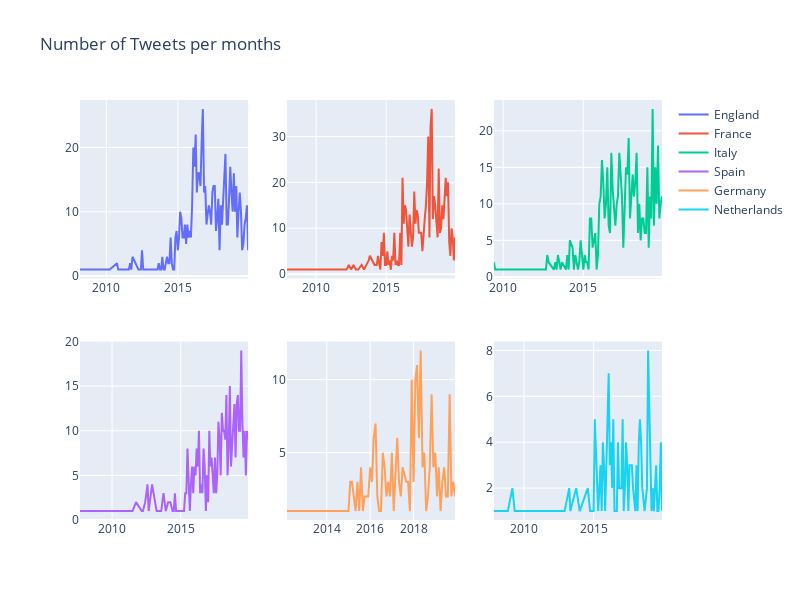

The code cell stored with this chart in its notebook:
### Code cell
fig = make_subplots(rows=2, cols=3)

fig.add_trace(
    go.Line(x=df.loc[df['label'] == 'en'].groupby('date_M').count().index, 
            y=df.loc[df['label'] == 'en'].groupby('date_M').count()['author.name'].values,
            name='England'),
    row=1, col=1
)

fig.add_trace(
    go.Line(x=df.loc[df['label'] == 'fr'].groupby('date_M').count().index, 
            y=df.loc[df['label'] == 'fr'].groupby('date_M').count()['author.name'].values,
            name='France'),
    row=1, col=2
)

fig.add_trace(
    go.Line(x=df.loc[df['label'] == 'it'].groupby('date_M').count().index, 
            y=df.loc[df['label'] == 'it'].groupby('date_M').count()['author.name'].values,
            name='Italy'),
    row=1, col=3
)

fig.add_trace(
    go.Line(x=df.loc[df['label'] == 'es'].groupby('date_M').count().index, 
            y=df.loc[df['label'] == 'es'].groupby('date_M').count()['author.name'].values,
            name='Spain'),
    row=2, col=1
)

fig.add_trace(
    go.Line(x=df.loc[df['label'] == 'de'].groupby('date_M').count().index, 
            y=df.loc[df['label'] == 'de'].groupby('date_M').count()['author.name'].values,
            name='Germany'),
    row=2, col=2
)

fig.add_trace(
    go.Line(x=df.loc[df['label'] == 'nl'].groupby('date_M').count().index, 
            y=df.loc[df['label'] == 'nl'].groupby('date_M').count()['author.name'].values,
            name='Netherlands'),
    row=2, col=3
)

fig.update_layout(height=600, width=800, title_text="Number of Tweets per months")
fig.show()

### Figure 1 — Plotly figure (JSON) as saved in the notebook; plotly's stock layout.template omitted (floating-point values rounded to 4 significant figures)
{"data": [{"name": "England", "type": "scatter", "x": ["2008-03", "2008-08", "2008-11", "2009-09", "2010-03", "2010-04", "2010-10", "2010-11", "2011-07", "2011-08", "2011-09", "2011-10", "2011-11", "2012-04", "2012-06", "2012-07", "2012-08", "2012-09", "2012-10", "2013-03", "2013-04", "2013-08", "2013-09", "2013-10", "2013-11", "2013-12", "2014-01", "2014-02", "2014-03", "2014-04", "2014-05", "2014-06", "2014-07", "2014-08", "2014-09", "2014-10", "2014-11", "2014-12", "2015-01", "2015-02", "2015-03", "2015-04", "2015-05", "2015-06", "2015-07", "2015-08", "2015-09", "2015-10", "2015-11", "2015-12", "2016-01", "2016-02", "2016-03", "2016-04", "2016-05", "2016-06", "2016-07", "2016-08", "2016-09", "2016-10", "2016-11", "2016-12", "2017-01", "2017-02", "2017-03", "2017-04", "2017-05", "2017-06", "2017-07", "2017-08", "2017-09", "2017-10", "2017-11", "2017-12", "2018-01", "2018-02", "2018-03", "2018-04", "2018-05", "2018-06", "2018-07", "2018-08", "2018-09", "2018-10", "2018-11", "2018-12", "2019-01", "2019-02", "2019-03", "2019-04", "2019-05", "2019-06", "2019-07", "2019-08", "2019-09", "2019-10", "2019-11", "2019-12"], "xaxis": "x", "y": [1, 1, 1, 1, 1, 1, 2, 1, 1, 1, 2, 1, 3, 1, 1, 4, 1, 1, 1, 1, 1, 1, 2, 1, 1, 3, 1, 1, 2, 3, 2, 2, 6, 2, 1, 1, 6, 7, 4, 6, 10, 9, 6, 6, 8, 5, 8, 6, 7, 6, 11, 20, 17, 22, 13, 16, 16, 14, 21, 26, 13, 14, 8, 10, 11, 10, 8, 13, 14, 14, 7, 9, 12, 4, 11, 8, 12, 14, 19, 8, 8, 12, 17, 13, 10, 16, 10, 14, 6, 10, 13, 10, 4, 5, 8, 9, 11, 4], "yaxis": "y"}, {"name": "France", "type": "scatter", "x": ["2007-12", "2010-10", "2011-04", "2012-03", "2012-05", "2012-07", "2012-09", "2012-11", "2013-01", "2013-04", "2013-06", "2013-10", "2013-11", "2014-03", "2014-04", "2014-05", "2014-06", "2014-08", "2014-09", "2014-10", "2014-11", "2014-12", "2015-01", "2015-02", "2015-03", "2015-04", "2015-05", "2015-06", "2015-07", "2015-08", "2015-09", "2015-10", "2015-11", "2015-12", "2016-01", "2016-02", "2016-03", "2016-04", "2016-05", "2016-06", "2016-07", "2016-08", "2016-09", "2016-10", "2016-11", "2016-12", "2017-01", "2017-02", "2017-03", "2017-04", "2017-05", "2017-06", "2017-07", "2017-08", "2017-09", "2017-10", "2017-11", "2017-12", "2018-01", "2018-02", "2018-03", "2018-04", "2018-05", "2018-06", "2018-07", "2018-08", "2018-09", "2018-10", "2018-11", "2018-12", "2019-01", "2019-02", "2019-03", "2019-04", "2019-05", "2019-06", "2019-07", "2019-08", "2019-09", "2019-10", "2019-11", "2019-12"], "xaxis": "x2", "y": [1, 1, 1, 1, 2, 1, 2, 1, 1, 2, 1, 3, 4, 2, 2, 2, 4, 1, 7, 4, 9, 2, 2, 5, 2, 3, 1, 4, 3, 9, 2, 3, 2, 2, 9, 2, 21, 11, 15, 14, 10, 6, 13, 9, 6, 8, 18, 11, 14, 13, 9, 9, 9, 5, 10, 12, 15, 20, 30, 8, 32, 36, 12, 17, 15, 11, 8, 23, 9, 10, 15, 12, 17, 21, 17, 20, 7, 4, 10, 8, 3, 8], "yaxis": "y2"}, {"name": "Italy", "type": "scatter", "x": ["2009-06", "2009-07", "2011-01", "2011-04", "2011-11", "2012-05", "2012-08", "2012-09", "2012-10", "2012-11", "2013-03", "2013-04", "2013-05", "2013-06", "2013-07", "2013-08", "2013-09", "2013-12", "2014-01", "2014-02", "2014-03", "2014-05", "2014-06", "2014-07", "2014-08", "2014-09", "2014-10", "2014-11", "2014-12", "2015-01", "2015-02", "2015-03", "2015-04", "2015-05", "2015-06", "2015-07", "2015-08", "2015-09", "2015-10", "2015-11", "2015-12", "2016-01", "2016-02", "2016-03", "2016-04", "2016-05", "2016-06", "2016-07", "2016-08", "2016-09", "2016-10", "2016-11", "2016-12", "2017-01", "2017-02", "2017-03", "2017-04", "2017-05", "2017-06", "2017-07", "2017-08", "2017-09", "2017-10", "2017-11", "2017-12", "2018-01", "2018-02", "2018-03", "2018-04", "2018-05", "2018-06", "2018-07", "2018-08", "2018-09", "2018-10", "2018-11", "2018-12", "2019-01", "2019-02", "2019-03", "2019-04", "2019-05", "2019-06", "2019-07", "2019-08", "2019-09", "2019-10", "2019-11", "2019-12"], "xaxis": "x3", "y": [2, 1, 1, 1, 1, 1, 1, 1, 3, 2, 1, 2, 1, 3, 2, 1, 2, 1, 3, 1, 5, 4, 1, 3, 2, 1, 2, 5, 3, 1, 3, 2, 2, 1, 8, 8, 4, 5, 6, 1, 3, 10, 11, 16, 13, 8, 10, 15, 7, 6, 17, 12, 10, 7, 10, 11, 17, 14, 11, 4, 9, 15, 14, 19, 8, 12, 14, 11, 13, 17, 6, 10, 5, 8, 8, 6, 6, 15, 4, 11, 8, 23, 7, 15, 10, 18, 8, 10, 11], "yaxis": "y3"}, {"name": "Spain", "type": "scatter", "x": ["2007-09", "2009-03", "2009-09", "2010-10", "2011-07", "2011-10", "2012-03", "2012-04", "2012-06", "2012-08", "2012-09", "2012-10", "2012-12", "2013-04", "2013-05", "2013-08", "2013-10", "2013-12", "2014-02", "2014-04", "2014-06", "2014-07", "2014-08", "2014-09", "2014-10", "2014-12", "2015-01", "2015-03", "2015-04", "2015-05", "2015-06", "2015-07", "2015-08", "2015-09", "2015-10", "2015-11", "2015-12", "2016-01", "2016-02", "2016-03", "2016-04", "2016-05", "2016-06", "2016-07", "2016-08", "2016-09", "2016-10", "2016-11", "2016-12", "2017-01", "2017-02", "2017-03", "2017-04", "2017-05", "2017-06", "2017-07", "2017-08", "2017-09", "2017-10", "2017-11", "2017-12", "2018-01", "2018-02", "2018-03", "2018-04", "2018-05", "2018-06", "2018-07", "2018-08", "2018-09", "2018-10", "2018-11", "2018-12", "2019-01", "2019-02", "2019-03", "2019-04", "2019-05", "2019-06", "2019-07", "2019-08", "2019-09", "2019-10", "2019-11", "2019-12"], "xaxis": "x4", "y": [1, 1, 1, 1, 1, 2, 1, 1, 2, 4, 1, 2, 4, 1, 1, 1, 3, 1, 2, 2, 1, 1, 3, 1, 1, 1, 1, 1, 1, 3, 3, 8, 3, 1, 4, 6, 3, 6, 5, 8, 6, 10, 3, 4, 3, 8, 6, 1, 5, 2, 10, 6, 7, 5, 3, 7, 3, 5, 11, 9, 5, 12, 10, 10, 9, 14, 5, 8, 15, 6, 8, 10, 13, 7, 13, 14, 10, 10, 19, 11, 7, 10, 5, 10, 9], "yaxis": "y4"}, {"name": "Germany", "type": "scatter", "x": ["2012-03", "2012-10", "2014-01", "2014-07", "2014-09", "2014-10", "2015-01", "2015-02", "2015-03", "2015-05", "2015-06", "2015-07", "2015-08", "2015-09", "2015-10", "2015-12", "2016-01", "2016-02", "2016-03", "2016-04", "2016-05", "2016-06", "2016-07", "2016-08", "2016-09", "2016-10", "2016-11", "2016-12", "2017-01", "2017-02", "2017-03", "2017-04", "2017-05", "2017-06", "2017-07", "2017-09", "2017-10", "2017-11", "2017-12", "2018-01", "2018-02", "2018-03", "2018-04", "2018-05", "2018-06", "2018-07", "2018-08", "2018-09", "2018-10", "2018-11", "2018-12", "2019-01", "2019-02", "2019-03", "2019-04", "2019-05", "2019-06", "2019-07", "2019-08", "2019-09", "2019-10", "2019-11", "2019-12"], "xaxis": "x5", "y": [1, 1, 1, 1, 1, 1, 1, 3, 3, 1, 3, 1, 4, 1, 2, 2, 4, 3, 6, 7, 2, 1, 1, 5, 4, 2, 3, 2, 5, 1, 3, 6, 3, 2, 4, 3, 3, 1, 10, 3, 10, 11, 6, 12, 4, 5, 1, 2, 4, 9, 4, 5, 2, 4, 1, 3, 4, 2, 2, 9, 2, 3, 2], "yaxis": "y5"}, {"name": "Netherlands", "type": "scatter", "x": ["2007-11", "2008-01", "2008-11", "2009-03", "2009-05", "2009-06", "2009-12", "2010-03", "2010-08", "2010-10", "2010-11", "2010-12", "2011-03", "2011-04", "2011-06", "2012-06", "2012-07", "2012-09", "2012-12", "2013-04", "2013-05", "2013-10", "2014-01", "2014-08", "2014-10", "2015-01", "2015-02", "2015-05", "2015-06", "2015-07", "2015-08", "2015-09", "2015-10", "2015-11", "2016-01", "2016-02", "2016-03", "2016-04", "2016-05", "2016-06", "2016-07", "2016-08", "2016-09", "2016-10", "2016-11", "2016-12", "2017-01", "2017-02", "2017-03", "2017-04", "2017-05", "2017-06", "2017-07", "2017-08", "2017-09", "2017-10", "2017-11", "2018-01", "2018-02", "2018-03", "2018-04", "2018-05", "2018-06", "2018-07", "2018-09", "2018-11", "2018-12", "2019-01", "2019-02", "2019-03", "2019-04", "2019-05", "2019-07", "2019-08", "2019-09", "2019-10", "2019-11", "2019-12"], "xaxis": "x6", "y": [1, 1, 1, 2, 1, 1, 1, 1, 1, 1, 1, 1, 1, 1, 1, 1, 1, 1, 1, 2, 1, 2, 1, 2, 1, 1, 5, 1, 2, 3, 1, 4, 3, 1, 5, 7, 3, 4, 2, 5, 1, 1, 1, 4, 2, 2, 2, 5, 1, 2, 4, 3, 1, 3, 3, 3, 2, 1, 3, 1, 4, 5, 4, 2, 1, 2, 8, 5, 2, 1, 2, 1, 3, 1, 1, 2, 4, 1], "yaxis": "y6"}], "layout": {"height": 600, "title": {"text": "Number of Tweets per months"}, "width": 800, "xaxis": {"anchor": "y", "domain": [0, 0.2889]}, "xaxis2": {"anchor": "y2", "domain": [0.3556, 0.6444]}, "xaxis3": {"anchor": "y3", "domain": [0.7111, 1]}, "xaxis4": {"anchor": "y4", "domain": [0, 0.2889]}, "xaxis5": {"anchor": "y5", "domain": [0.3556, 0.6444]}, "xaxis6": {"anchor": "y6", "domain": [0.7111, 1]}, "yaxis": {"anchor": "x", "domain": [0.575, 1]}, "yaxis2": {"anchor": "x2", "domain": [0.575, 1]}, "yaxis3": {"anchor": "x3", "domain": [0.575, 1]}, "yaxis4": {"anchor": "x4", "domain": [0, 0.425]}, "yaxis5": {"anchor": "x5", "domain": [0, 0.425]}, "yaxis6": {"anchor": "x6", "domain": [0, 0.425]}}}
